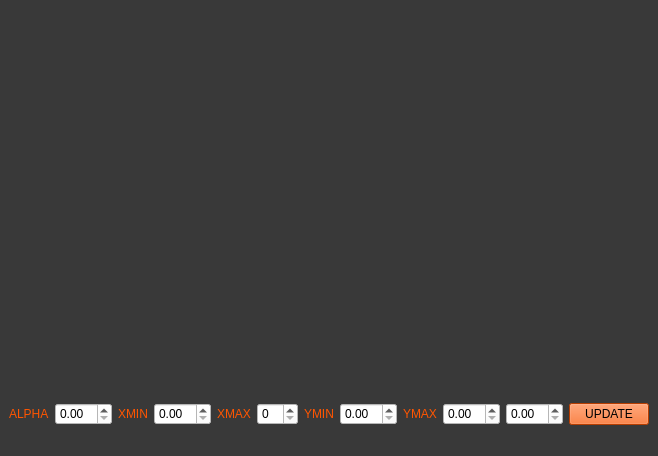
<?xml version="1.0" encoding="UTF-8"?>
<ui version="4.0">
 <class>EyeDiagram</class>
 <widget class="QMainWindow" name="EyeDiagram">
  <property name="geometry">
   <rect>
    <x>0</x>
    <y>0</y>
    <width>592</width>
    <height>456</height>
   </rect>
  </property>
  <property name="windowTitle">
   <string>MainWindow</string>
  </property>
  <property name="styleSheet">
   <string notr="true">background-color: rgb(57, 57, 57);</string>
  </property>
  <widget class="QWidget" name="centralwidget">
   <layout class="QGridLayout" name="gridLayout">
    <item row="0" column="0" colspan="7">
     <widget class="QCustomPlot" name="eyecutomplot" native="true"/>
    </item>
    <item row="1" column="0">
     <layout class="QHBoxLayout" name="horizontalLayout">
      <item>
       <widget class="QLabel" name="label">
        <property name="styleSheet">
         <string notr="true">color: rgb(255, 85, 0);</string>
        </property>
        <property name="text">
         <string>ALPHA</string>
        </property>
       </widget>
      </item>
      <item>
       <widget class="QDoubleSpinBox" name="ALPHA">
        <property name="styleSheet">
         <string notr="true">background-color: rgb(255, 255, 255);</string>
        </property>
       </widget>
      </item>
     </layout>
    </item>
    <item row="1" column="1">
     <layout class="QHBoxLayout" name="horizontalLayout_6">
      <item>
       <widget class="QLabel" name="label_6">
        <property name="styleSheet">
         <string notr="true">color: rgb(255, 85, 0);</string>
        </property>
        <property name="text">
         <string>XMIN</string>
        </property>
       </widget>
      </item>
      <item>
       <widget class="QDoubleSpinBox" name="XMIN">
        <property name="styleSheet">
         <string notr="true">background-color: rgb(255, 255, 255);</string>
        </property>
       </widget>
      </item>
     </layout>
    </item>
    <item row="1" column="2">
     <layout class="QHBoxLayout" name="horizontalLayout_7">
      <item>
       <widget class="QLabel" name="label_7">
        <property name="styleSheet">
         <string notr="true">color: rgb(255, 85, 0);</string>
        </property>
        <property name="text">
         <string>XMAX</string>
        </property>
       </widget>
      </item>
      <item>
       <widget class="QSpinBox" name="XMAX">
        <property name="styleSheet">
         <string notr="true">background-color: rgb(255, 255, 255);</string>
        </property>
       </widget>
      </item>
     </layout>
    </item>
    <item row="1" column="3">
     <layout class="QHBoxLayout" name="horizontalLayout_8">
      <item>
       <widget class="QLabel" name="YMIN_____">
        <property name="styleSheet">
         <string notr="true">color: rgb(255, 85, 0);</string>
        </property>
        <property name="text">
         <string>YMIN</string>
        </property>
       </widget>
      </item>
      <item>
       <widget class="QDoubleSpinBox" name="YMIN">
        <property name="styleSheet">
         <string notr="true">background-color: rgb(255, 255, 255);</string>
        </property>
       </widget>
      </item>
     </layout>
    </item>
    <item row="1" column="4">
     <layout class="QHBoxLayout" name="horizontalLayout_9">
      <item>
       <widget class="QLabel" name="label_9">
        <property name="styleSheet">
         <string notr="true">color: rgb(255, 85, 0);</string>
        </property>
        <property name="text">
         <string>YMAX</string>
        </property>
       </widget>
      </item>
      <item>
       <widget class="QDoubleSpinBox" name="YMAX">
        <property name="styleSheet">
         <string notr="true">background-color: rgb(255, 255, 255);</string>
        </property>
       </widget>
      </item>
     </layout>
    </item>
    <item row="1" column="6">
     <widget class="QPushButton" name="pushButton">
      <property name="styleSheet">
       <string notr="true">background-color: rgb(255, 85, 0);</string>
      </property>
      <property name="text">
       <string>UPDATE</string>
      </property>
     </widget>
    </item>
    <item row="1" column="5">
     <widget class="QDoubleSpinBox" name="var">
      <property name="styleSheet">
       <string notr="true">background-color: rgb(255, 255, 255);</string>
      </property>
     </widget>
    </item>
   </layout>
  </widget>
  <widget class="QMenuBar" name="menubar">
   <property name="geometry">
    <rect>
     <x>0</x>
     <y>0</y>
     <width>592</width>
     <height>21</height>
    </rect>
   </property>
  </widget>
  <widget class="QStatusBar" name="statusbar"/>
 </widget>
 <customwidgets>
  <customwidget>
   <class>QCustomPlot</class>
   <extends>QWidget</extends>
   <header location="global">qcustomplot.h</header>
   <container>1</container>
  </customwidget>
 </customwidgets>
 <resources/>
 <connections/>
</ui>
